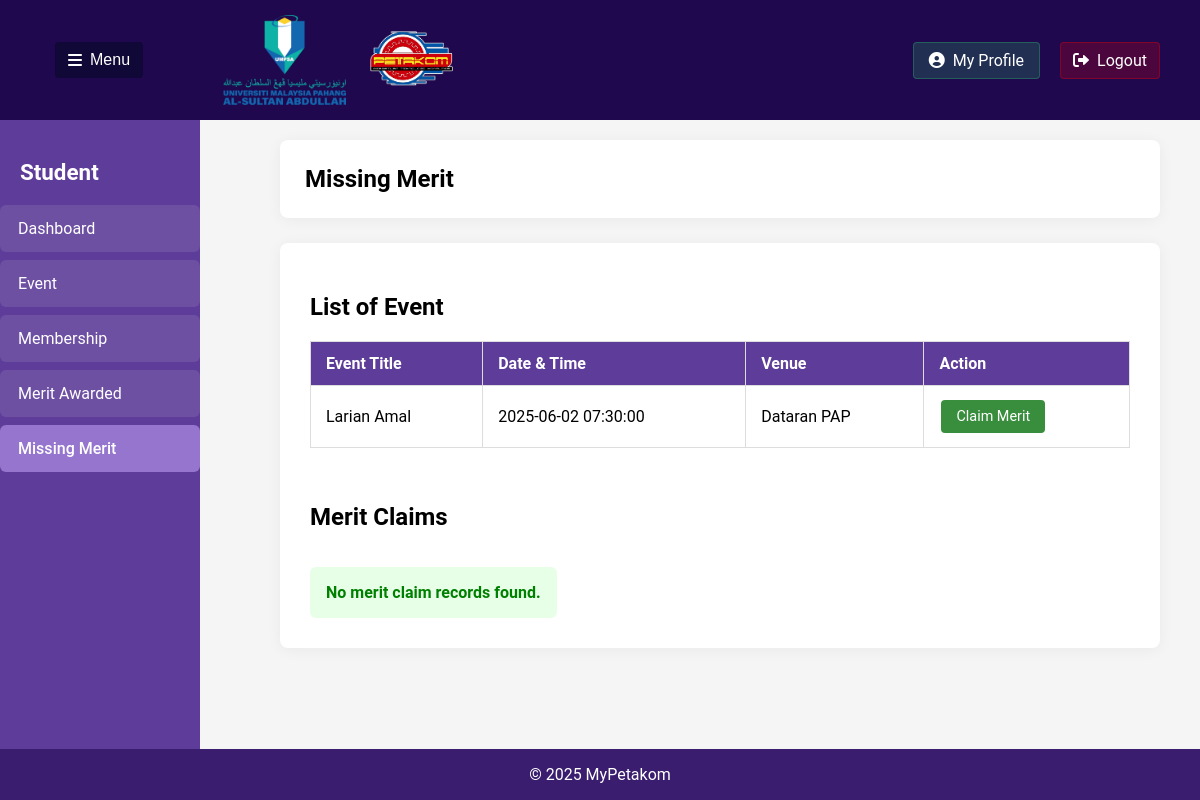
The app's page /MissingMerit.php (signed in) with its own data.
### tables this page shows
CREATE TABLE `event` (
  `EventID` varchar(10) NOT NULL,
  `StaffID` varchar(10) NOT NULL,
  `QRCodeID` varchar(10) DEFAULT NULL,
  `EventTitle` varchar(100) NOT NULL,
  `EventDateandTime` datetime DEFAULT current_timestamp(),
  `EventVenue` varchar(100) NOT NULL,
  `EventStatus` varchar(20) NOT NULL,
  `ApprovalLetter` blob NOT NULL,
  `geolocation` varchar(50) NOT NULL,
  `EventLevel` varchar(20) NOT NULL
);

### MissingMerit.php (the view, shortened to what this page needs)
<?php
$conn = new mysqli("localhost", "root", "", "mypetakom");
$student_id = $_SESSION['user_id'];
$events_query = "SELECT e.EventID, e.EventTitle, e.EventDateandTime, e.EventVenue
                 FROM attendance a
                 JOIN attendanceslot s ON a.SlotID = s.SlotID
                 JOIN event e ON s.EventID = e.EventID
                 WHERE a.StudentID = ?";
$events_stmt = $conn->prepare($events_query);
$events_stmt->bind_param("s", $student_id);
$events_stmt->execute();
$events_result = $events_stmt->get_result();
$attended_events = [];
while ($row = $events_result->fetch_assoc()) {
    $attended_events[] = $row;
}
$claimed_events = [];
$eligible_events = array_filter($attended_events, function($event) use ($claimed_events) {
    return !in_array($event['EventID'], $claimed_events);
});
$missing_merits = [];
?>
<!DOCTYPE html>
<html>
<head>
    <link rel="stylesheet" href="https://cdnjs.cloudflare.com/ajax/libs/font-awesome/6.0.0/css/all.min.css">
</head>
<body>
    <header class="header">
        <div class="header-left">
            <button class="togglebutton" id="togglebutton">
                <i class="fas fa-bars"></i>Menu
            </button>
            <div class="Logo">
                <img src="image/UMPSALogo.png" alt="LogoUMP">
                <img src="image/PetakomLogo.png" alt="LogoPetakom">
            </div>
        </div>
        <div class="header-right">
        <a href="StudentProfile.php" class="profilebutton">
            <i class="fas fa-user-circle"></i> My Profile
        </a>
        <a href="logout.php" class="logoutbutton" onclick="return confirm('Are you sure you want to log out?');">
            <i class="fas fa-sign-out-alt"></i> Logout
        </a>
        </div>
    </header>
    <nav class="sidebar" id="sidebar">
        <h2 class="sidebartitle">Student</h2>
        <ul class="menuitems">
            <li>
                <a href="StudentDashboard.php" class="menuitem ">
                    <span>Dashboard</span>
                </a>
            </li>
            <li>
                <a href="StudEvent.php" class="menuitem">
                    <span>Event</span>
                </a>
            </li>
            <li>
                <a href="Membership.php" class="menuitem">
                    <span>Membership</span>
                </a>
            </li>
            <li>
                <a href="MeritAwarded.php" class="menuitem">
                    <span>Merit Awarded</span>
                </a>
            </li>
            <li>
                <a href="MissingMerit.php" class="menuitem active">
                    <span>Missing Merit</span>
                </a>
            </li>
        </ul>
    </nav>
    <div class="maincontent" id="maincontent">
        <div class="content">
            <h1>Missing Merit</h1>
        </div>
        <div class="seccontent">
            <h2>List of Event</h2>
            <?php if (empty($eligible_events)): ?>
                <div class="no-events table-spacing">
                    You have no events eligible for merit claims or you've already claimed merits for all attended events.
                </div>
            <?php else: ?>
                <table class="events-table table-spacing">
                    <thead>
                        <tr>
                            <th>Event Title</th>
                            <th>Date & Time</th>
                            <th>Venue</th>
                            <th>Action</th>
                        </tr>
                    </thead>
                    <tbody>
                        <?php foreach ($eligible_events as $event): ?>
                        <tr>
                            <td><?= htmlspecialchars($event['EventTitle']) ?></td>
                            <td><?= htmlspecialchars($event['EventDateandTime']) ?></td>
                            <td><?= htmlspecialchars($event['EventVenue']) ?></td>
                            <td>
                                <a href="ClaimMissingMerit.php?event_id=<?= urlencode($event['EventID']) ?>" class="claim-btn">
                                     Claim Merit
                                </a>
                            </td>
                        </tr>
                        <?php endforeach; ?>
                    </tbody>
                </table>
            <?php endif; ?>
            <h2 style="margin-top:55px;">Merit Claims</h2>
            <?php if (empty($missing_merits)): ?>
                <div class="no-missing">No merit claim records found.</div>
            <?php endif; ?>
        </div>
    </div>
    <div class="footer">
        <footer>
            <center><p>&copy; 2025 MyPetakom</p></center>
        </footer>
    </div>
</body>
</html>

### MissingMerit.php (style rules this page uses)
body { background-color: #f5f5f5; font-family: 'Roboto', sans-serif; margin: 0; padding: 0; display: flex; flex-direction: column; min-height: 100vh; }
.header { background-color:rgb(31, 8, 77); display: flex; justify-content: space-between; align-items: center; padding: 0 20px; position: fixed; width: 100%; box-sizing: border-box; height: 120px; }
.header-left { display: flex; align-items: center; gap: 20px; padding: 0 35px; }
.header-right { display: flex; align-items: center; gap: 20px; padding-right: 20px; }
.Logo { display: flex; gap: 20px; align-items: center; padding: 0 60px; }
.Logo img { height: 90px; width: auto; }
.sidebar { width: 200px; background-color: #5e3c99; color: white; position: fixed; top: 120px; left: 0; bottom: 0; padding: 20px 0; box-sizing: border-box; transition: transform 0.3s ease; }
.sidebartitle { color: white; font-size: 1.4rem; margin-bottom: 20px; padding: 0 20px; }
.menuitems { display: flex; flex-direction: column; gap: 8px; padding: 0; margin: 0; list-style: none; }
.menuitem { background-color: rgba(255, 255, 255, 0.1); border-radius: 6px; padding: 14px 18px; color: white; cursor: pointer; transition: all 0.2s; display: flex; align-items: center; gap: 12px; }
.menuitems a { text-decoration: none; color: inherit; }
.menuitem.active { background-color: #9575cd; font-weight: 500; }
.togglebutton { background-color:rgb(16, 8, 54); color: white; border: 1px solid rgba(18, 1, 63, 0.3); padding: 8px 12px; border-radius: 4px; cursor: pointer; font-size: 1rem; display: flex; align-items: center; gap: 8px; }
.logoutbutton { background-color: rgba(255, 0, 0, 0.2); color: white; border: 1px solid rgba(255, 0, 0, 0.3); padding: 8px 12px; border-radius: 4px; cursor: pointer; font-size: 1rem; display: flex; align-items: center; gap: 8px; text-decoration: none; }
.profilebutton { background-color: rgba(46, 204, 113, 0.2); color: white; border: 1px solid rgba(46, 204, 113, 0.3); padding: 8px 15px; border-radius: 4px; cursor: pointer; font-size: 1rem; display: flex; align-items: center; gap: 8px; transition: all 0.2s; text-decoration: none; }
.maincontent { margin-left: 240px; margin-top: 100px; padding: 40px; flex: 1; box-sizing: border-box; transition: margin-left 0.3s ease; }
.content { background-color: white; padding: 25px; border-radius: 8px; margin-bottom: 25px; box-shadow: 0 2px 15px rgba(0,0,0,0.05); }
.content h1 { font-size: 1.5rem; margin: 0; color: black; font-weight: 600; }
.seccontent { background-color: white; padding: 30px; border-radius: 8px; box-shadow: 0 2px 15px rgba(0,0,0,0.05); }
.events-table { width: 100%; border-collapse: collapse; margin-top: 20px; }
.events-table th, .events-table td { padding: 12px 15px; border: 1px solid #ddd; text-align: left; }
.events-table th { background-color: #5e3c99; color: white; }
.claim-btn, .update-btn, .delete-btn { background-color: #388e3c; color: white; border: none; padding: 8px 15px; border-radius: 4px; cursor: pointer; text-decoration: none; display: inline-block; font-size: 0.9rem; margin: 2px; }
.no-missing { color: green; font-weight: bold; padding: 16px; background: #e7ffe7; border-radius: 6px; margin-top: 16px; display: inline-block; }
.table-spacing { margin-bottom: 45px; }
.footer { background-color: #3a1d6e; color: white; position: relative; bottom: 0; width: 100%; margin-top: 30px; }

### records on screen
event: EventTitle "Larian Amal", EventDateandTime "2025-06-02 07:30:00", EventVenue "Dataran PAP"
